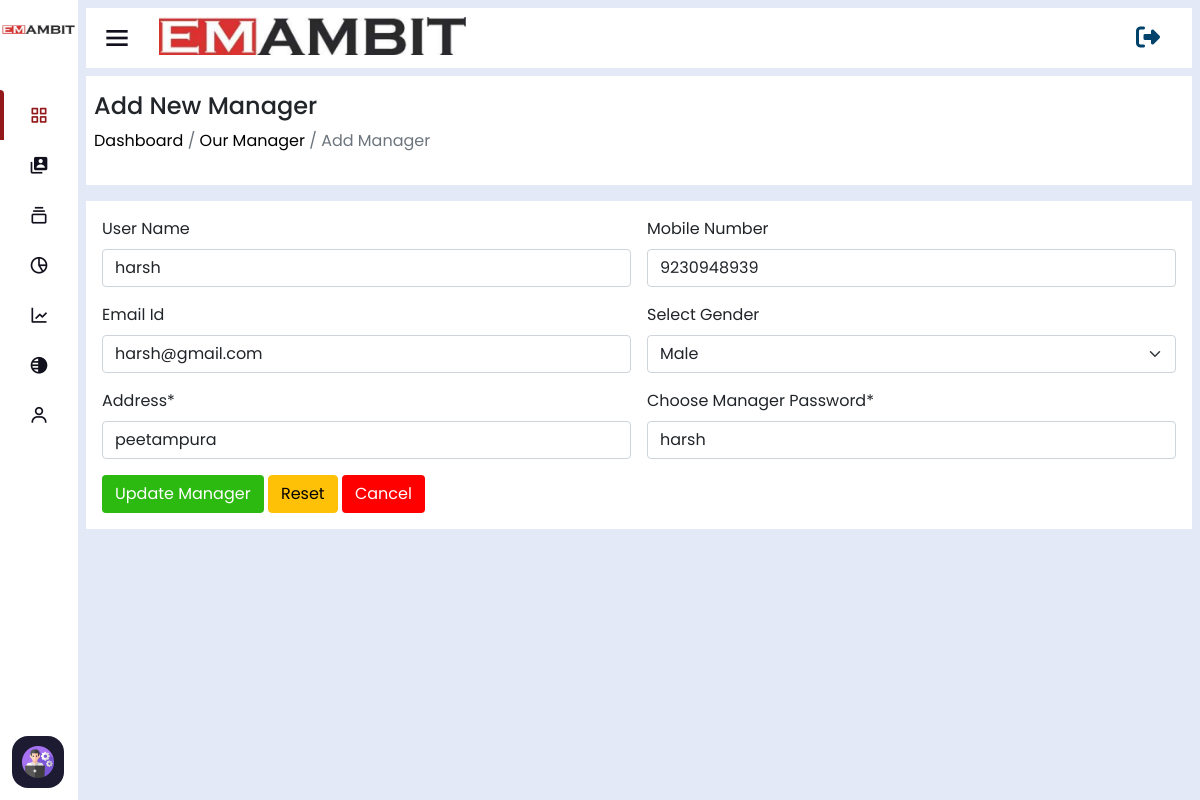
Page /update-manager/23/ (signed in) on the committed database.
### home/models.py (models this page shows, shortened)
class CustomUser(AbstractUser):
    username = None
    email = models.EmailField(unique=True)
    user_phone = models.CharField(max_length=50,unique=True)
    user_address=models.CharField(max_length=50)
    user_gender=models.CharField(max_length=50)
    user_status=models.CharField(max_length=100,null=True,blank=True,default='Engineer')
    total_cost=models.IntegerField(default=0,null=True,blank=True)
    visible_password=models.CharField(max_length=254,null=True,blank=True)
    attendance_status=models.CharField(max_length=250,null=True,blank=True,default="A")
    USERNAME_FIELD = 'email'
    REQUIRED_FIELDS = []
    objects = CustomUserManager()

### home/views.py (the view, shortened to what this page needs)
# urls.py: path('update-manager/<id>/',updateManager_view),
@login_required(login_url='/login')
def updateManager_view(request,id):
    manager_to_update=CustomUser.objects.get(id=id)
    return render(request,'update-manager.html',{'manager_to_update':manager_to_update})

### home/templates/update-manager.html (shortened to what this page needs)
<!DOCTYPE html>
<html lang="en" dir="ltr">
<head>
  {% include 'header-links.html' %}
</head>
<body>
  {% include 'header.html' %}
  {% if user.is_authenticated and user.is_superuser %}
  <section class="nav-section">
    {% include 'subtitle.html' %}
    <div class="breadcum">
        <h2>Add New Manager</h2>
        <p> <a href="/">  Dashboard</a> / <a href="/our-managers">  Our Manager</a> / Add Manager</p>
    </div>
    <div class="create-project-form p-3">
        <form class="row g-3" method="post">
            <div class="col-md-6">
                <label for="manager-name" class="form-label">User Name</label>
                <input type="text" name="manager_name" value="{{manager_to_update.first_name}}" class="form-control" id="engineer-name" placeholder="Manager. Full Name" required>
            </div>
            <div class="col-md-6">
                <label for="mobile-number" class="form-label">Mobile Number</label>
                <input type="number" name="manager_phone" value="{{manager_to_update.user_phone}}" class="form-control" id="mobile-number" placeholder="Mr. Phone Number*" required>
            </div>
            <div class="col-md-6">
                <label for="inputEmail4" class="form-label">Email Id</label>
                <input type="email" name="manager_email" value="{{manager_to_update.email}}" class="form-control" id="inputEmail4" placeholder="Email Id" required>
            </div>
            <div class="col-md-6">
                <label for="selectGender" class="form-label">Select  Gender</label>
                <select id="inputState" name="manager_gender" class="form-select" required>
                  <option>Male</option>
                </select>
            </div>
            <div class="col-md-6">
              <label for="inputAddress" class="form-label">Address*</label>
              <input type="text" name="manager_address" value="{{manager_to_update.user_address}}" class="form-control" id="inputAddress" placeholder="Enter Manager Address" required>
            </div>
            <div class="col-md-6">
              <label for="inputAddress" class="form-label">Choose Manager Password*</label>
              <input type="text" name="manager_password" class="form-control" value="{{manager_to_update.visible_password}}" id="inputAddress" placeholder="Enter Password" required>
            </div>
            <div class="col-12">
                <button type="submit" class="btn">Update Manager</button>
                <a href="/update-manager/{{manager_to_update.id}}" class="btn btn-warning">Reset</a>
                <a href="/our-managers"><button type="button" class="btn">Cancel</button></a>
            </div>
        </form>
    </div>
  </section>
  {% else %}
    <script>
        window.location.href='/page-note-found'
    </script>
    {% endif %}
</body>
</html>

### home/static/assets/css/sidebar.css (style rules this page uses)
* { margin: 0; padding: 0; box-sizing: border-box; font-family: 'Poppins', sans-serif; }
.nav-section { position: relative; background: #E4E9F7; min-height: 100vh; left: 260px; width: calc(100% - 260px); transition: all 0.5s ease; }
.sidebar.close~.nav-section { left: 78px; width: calc(100% - 78px); }

### home/static/assets/css/style.css (style rules this page uses)
* { margin: 0; padding: 0; box-sizing: border-box; font-family: "Poppins" , sans-serif; text-decoration: none; }
a { text-decoration: none !important; }
:root { --main-bg : #E4E9F7; --light-white: #f0f0f0; --light-white-p: #6c757d; --color-anchor: #0d6efd; --color-blue: #4d8aff; --color-dark-blue: #004269; --color-blu : #4387c0; --color-blue-light : #00AAA9; --color-orange : orange; --color-green : rgb(44, 185, 16); }
.breadcum { background: white; padding: 1rem 0.5rem; margin-bottom: 1rem; }
.breadcum h2 { font-size: 1.5rem; }
.breadcum p { color: var(--light-white-p); }
.breadcum a { color: black; }
.create-project-form { background: white; }
.create-project-form button[type="submit"] { background: var(--color-green); color: white; }
.create-project-form button[type="button"] { background: red; color: white; }
.nav-section { padding: 0.5rem !important; }

### rows in the picture
CustomUser: manager_name "harsh", manager_phone "9230948939", manager_email "harsh@gmail.com", manager_address "peetampura", manager_password "harsh"
